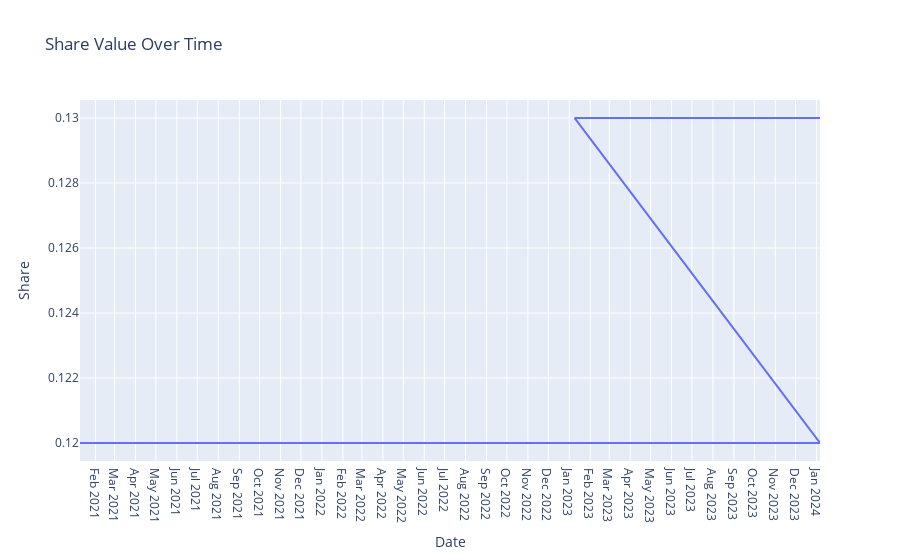

Write notebook code for a chart like this one.
### Code cell
df = pd.DataFrame(dee)
df['Date'] = pd.to_datetime(df['Date'])  # Convert to datetime objects

# Create the line chart
fig = px.line(df, x="Date", y="Share", 
              title='Share Value Over Time') 

# Customize date display (optional)
fig.update_xaxes(
    dtick="M1",  # Monthly ticks
    tickformat="%b %Y"  # Format as "Month Year"
)

fig.show()

### Figure 1 — Plotly figure (JSON) as saved in the notebook; plotly's stock layout.template omitted (floating-point values rounded to 4 significant figures)
{"data": [{"hovertemplate": "Date=%{x}<br>Share=%{y}<extra></extra>", "legendgroup": "", "line": {"color": "#636efa", "dash": "solid"}, "marker": {"symbol": "circle"}, "mode": "lines", "name": "", "orientation": "v", "showlegend": false, "type": "scatter", "x": ["2021-01-09T00:00:00", "2021-01-12T00:00:00", "2022-01-03T00:00:00", "2022-01-06T00:00:00", "2022-01-09T00:00:00", "2022-01-12T00:00:00", "2023-01-03T00:00:00", "2023-01-06T00:00:00", "2023-01-09T00:00:00", "2023-01-12T00:00:00", "2024-01-03T00:00:00", "2024-01-06T00:00:00", "2023-01-09T00:00:00", "2023-01-12T00:00:00", "2024-01-03T00:00:00", "2024-01-06T00:00:00"], "xaxis": "x", "y": [0.12, 0.12, 0.12, 0.12, 0.12, 0.12, 0.12, 0.12, 0.12, 0.12, 0.12, 0.12, 0.13, 0.13, 0.13, 0.13], "yaxis": "y"}], "layout": {"legend": {"tracegroupgap": 0}, "title": {"text": "Share Value Over Time"}, "xaxis": {"anchor": "y", "domain": [0, 1], "dtick": "M1", "tickformat": "%b %Y", "title": {"text": "Date"}}, "yaxis": {"anchor": "x", "domain": [0, 1], "title": {"text": "Share"}}}}
